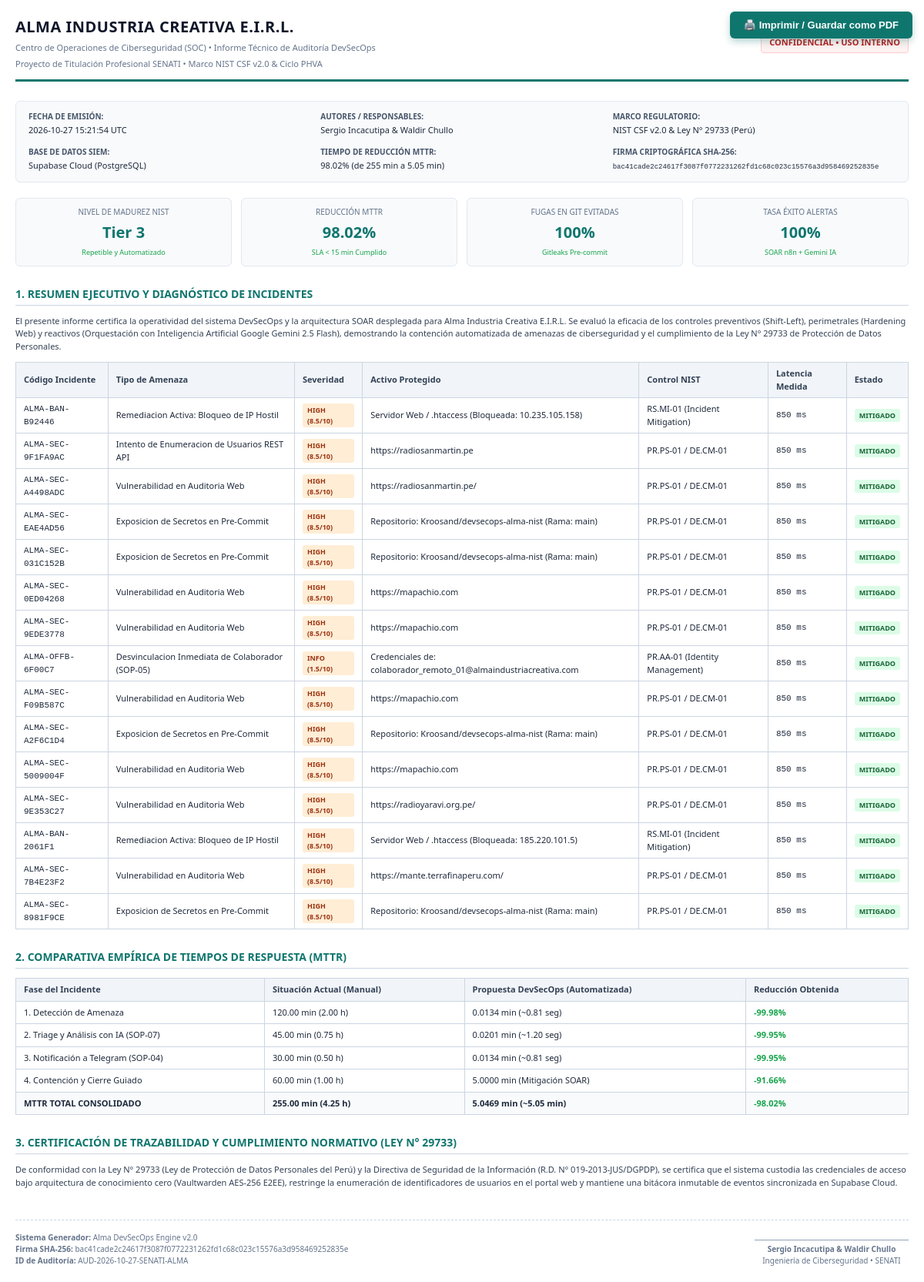
The page /reporte-ejecutivo on the database as committed earlier.
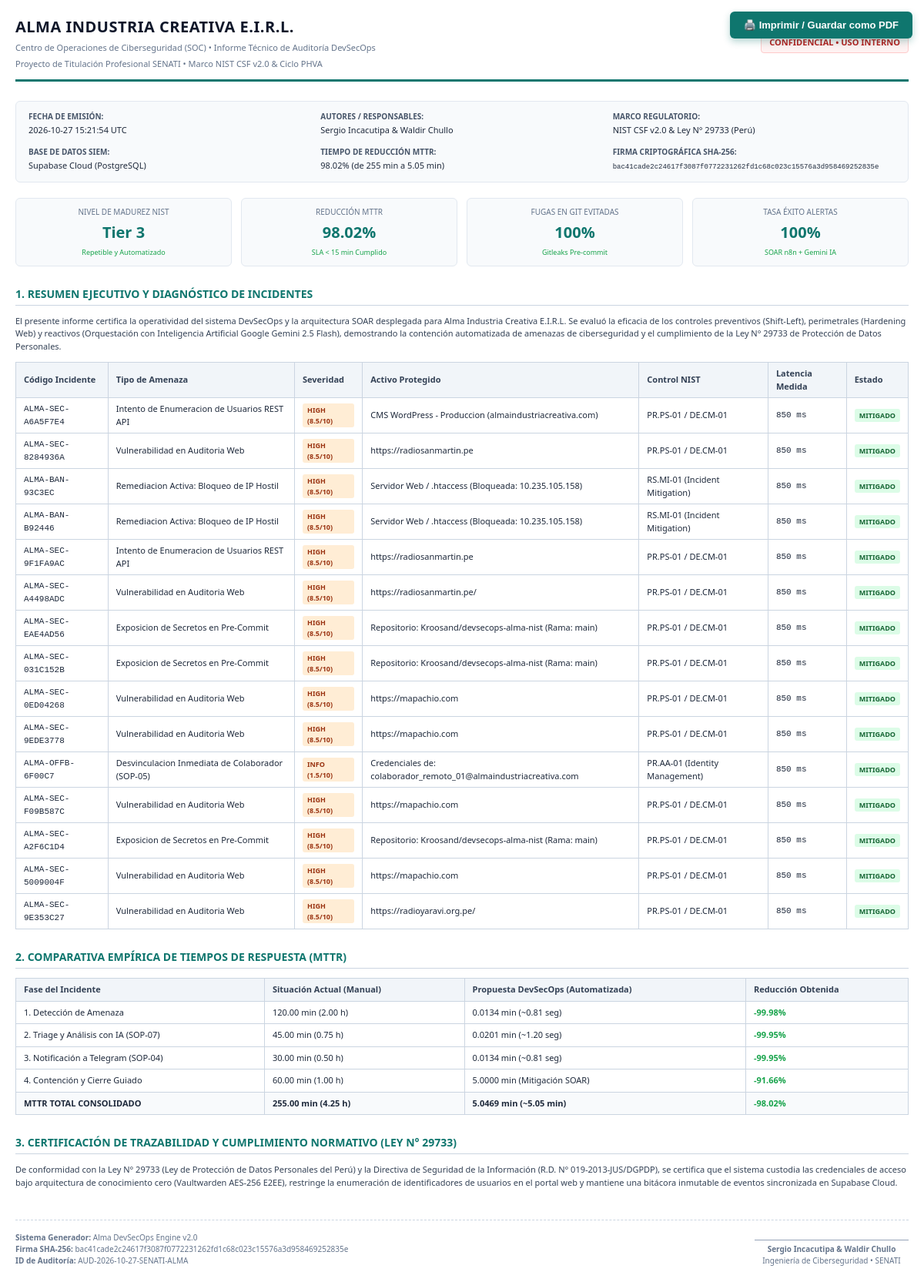
The same page on the database as committed later.
### tables this page shows
CREATE TABLE incidentes_seguridad (
    id_incidente INTEGER PRIMARY KEY AUTOINCREMENT,
    codigo_incidente VARCHAR(50) UNIQUE NOT NULL,   -- Ej: ALMA-SEC-A4CF71C9
    fecha_registro DATETIME NOT NULL,
    tipo_evento VARCHAR(100) NOT NULL,              -- Fuga de Secretos, Enumeración REST, etc.
    severidad VARCHAR(20) NOT NULL,                 -- CRITICAL, HIGH, MEDIUM, LOW, INFO
    risk_score DECIMAL(4,2) NOT NULL,               -- Escala CVSS 0.00 a 10.00
    origen_sensor VARCHAR(100) NOT NULL,            -- Gitleaks, Hardening .htaccess, WAF, etc.
    ip_origen VARCHAR(80),                          -- IP atacante o estación interna
    activo_afectado VARCHAR(150) NOT NULL,
    detalles_tecnicos TEXT,
    control_nist VARCHAR(80) NOT NULL,              -- Ej: PR.PS-01 / DE.CM-01
    procedimiento_sop VARCHAR(80) NOT NULL,         -- Ej: SOP-02 (Shift-Left)
    estado_incidente VARCHAR(30) DEFAULT 'MITIGADO',-- DETECTADO, EN_TRIAGE, MITIGADO, CERRADO
    mitigado_en DATETIME
);

### dashboard/app.py (the view, shortened to what this page needs)
@app.route("/reporte-ejecutivo")
def reporte_ejecutivo():
    now_str = datetime.now(timezone.utc).strftime("%Y-%m-%d %H:%M:%S UTC")
    incidents = []
    if os.path.exists(DB_PATH):
        try:
            conn = sqlite3.connect(DB_PATH)
            conn.row_factory = sqlite3.Row
            cursor = conn.cursor()
            cursor.execute("SELECT * FROM incidentes_seguridad ORDER BY fecha_registro DESC LIMIT 15")
            incidents = [dict(r) for r in cursor.fetchall()]
            conn.close()
        except Exception:
            pass
    content_str = f"ALMA-DEVSECOPS:{now_str}:{len(incidents)}"
    report_hash = hashlib.sha256(content_str.encode('utf-8')).hexdigest()
    return render_template(
        "reporte_ejecutivo.html",
        now_str=now_str,
        report_hash=report_hash,
        incidents=incidents
    )

### dashboard/templates/reporte_ejecutivo.html (shortened to what this page needs)
<!DOCTYPE html>
<html lang="es">
<head>
</head>
<body>
    <div class="no-print">
        <button class="btn-print" onclick="window.print()">🖨️ Imprimir / Guardar como PDF</button>
    </div>
    <div class="header">
        <div class="header-title">
            <h1>Alma Industria Creativa E.I.R.L.</h1>
            <p>Centro de Operaciones de Ciberseguridad (SOC) &bull; Informe Técnico de Auditoría DevSecOps</p>
            <p>Proyecto de Titulación Profesional SENATI &bull; Marco NIST CSF v2.0 & Ciclo PHVA</p>
        </div>
        <div class="badge-confidential">
            CONFIDENCIAL &bull; USO INTERNO
        </div>
    </div>
    <div class="metadata-box">
        <div>
            <strong>Fecha de Emisión:</strong>
            <span>{{ now_str }}</span>
        </div>
        <div>
            <strong>Autores / Responsables:</strong>
            <span>Sergio Incacutipa & Waldir Chullo</span>
        </div>
        <div>
            <strong>Marco Regulatorio:</strong>
            <span>NIST CSF v2.0 & Ley N° 29733 (Perú)</span>
        </div>
        <div>
            <strong>Base de Datos SIEM:</strong>
            <span>Supabase Cloud (PostgreSQL)</span>
        </div>
        <div>
            <strong>Tiempo de Reducción MTTR:</strong>
            <span>98.02% (de 255 min a 5.05 min)</span>
        </div>
        <div>
            <strong>Firma Criptográfica SHA-256:</strong>
            <span style="font-family: monospace; font-size: 9px;">{{ report_hash }}</span>
        </div>
    </div>
    <div class="kpi-grid">
        <div class="kpi-card">
            <div class="label">Nivel de Madurez NIST</div>
            <div class="value">Tier 3</div>
            <div style="font-size: 9px; color: #16a34a;">Repetible y Automatizado</div>
        </div>
        <div class="kpi-card">
            <div class="label">Reducción MTTR</div>
            <div class="value">98.02%</div>
            <div style="font-size: 9px; color: #16a34a;">SLA &lt; 15 min Cumplido</div>
        </div>
        <div class="kpi-card">
            <div class="label">Fugas en Git Evitadas</div>
            <div class="value">100%</div>
            <div style="font-size: 9px; color: #16a34a;">Gitleaks Pre-commit</div>
        </div>
        <div class="kpi-card">
            <div class="label">Tasa Éxito Alertas</div>
            <div class="value">100%</div>
            <div style="font-size: 9px; color: #16a34a;">SOAR n8n + Gemini IA</div>
        </div>
    </div>
    <h2>1. Resumen Ejecutivo y Diagnóstico de Incidentes</h2>
    <p style="font-size: 11px; color: #334155; margin-bottom: 12px;">
        El presente informe certifica la operatividad del sistema DevSecOps y la arquitectura SOAR desplegada para Alma Industria Creativa E.I.R.L.
        Se evaluó la eficacia de los controles preventivos (Shift-Left), perimetrales (Hardening Web) y reactivos (Orquestación con Inteligencia Artificial Google Gemini 2.5 Flash),
        demostrando la contención automatizada de amenazas de ciberseguridad y el cumplimiento de la Ley N° 29733 de Protección de Datos Personales.
    </p>
    <table>
        <thead>
            <tr>
                <th>Código Incidente</th>
                <th>Tipo de Amenaza</th>
                <th>Severidad</th>
                <th>Activo Protegido</th>
                <th>Control NIST</th>
                <th>Latencia Medida</th>
                <th>Estado</th>
            </tr>
        </thead>
        <tbody>
            {% for inc in incidents %}
            <tr>
                <td style="font-family: monospace;">{{ inc.incident_id or inc.codigo_incidente }}</td>
                <td>{{ inc.event_type or inc.tipo_evento }}</td>
                <td>
                    <span class="badge {% if 'CRITIC' in (inc.severity or inc.severidad) %}badge-critical{% else %}badge-high{% endif %}">
                        {{ inc.severity or inc.severidad }} ({{ inc.risk_score or inc.score }}/10)
                    </span>
                </td>
                <td>{{ inc.affected_asset or inc.activo_afectado }}</td>
                <td>{{ inc.control_nist or inc.nist_control }}</td>
                <td style="font-family: monospace;">{{ inc.latency_ms or 850 }} ms</td>
                <td><span class="badge badge-pass">MITIGADO</span></td>
            </tr>
            {% endfor %}
        </tbody>
    </table>
    <h2>2. Comparativa Empírica de Tiempos de Respuesta (MTTR)</h2>
    <table>
        <thead>
            <tr>
                <th>Fase del Incidente</th>
                <th>Situación Actual (Manual)</th>
                <th>Propuesta DevSecOps (Automatizada)</th>
                <th>Reducción Obtenida</th>
            </tr>
        </thead>
        <tbody>
            <tr>
                <td>1. Detección de Amenaza</td>
                <td>120.00 min (2.00 h)</td>
                <td>0.0134 min (~0.81 seg)</td>
                <td style="color: #16a34a; font-weight: bold;">-99.98%</td>
            </tr>
            <tr>
                <td>2. Triage y Análisis con IA (SOP-07)</td>
                <td>45.00 min (0.75 h)</td>
                <td>0.0201 min (~1.20 seg)</td>
                <td style="color: #16a34a; font-weight: bold;">-99.95%</td>
            </tr>
            <tr>
                <td>3. Notificación a Telegram (SOP-04)</td>
                <td>30.00 min (0.50 h)</td>
                <td>0.0134 min (~0.81 seg)</td>
                <td style="color: #16a34a; font-weight: bold;">-99.95%</td>
            </tr>
            <tr>
                <td>4. Contención y Cierre Guiado</td>
                <td>60.00 min (1.00 h)</td>
                <td>5.0000 min (Mitigación SOAR)</td>
                <td style="color: #16a34a; font-weight: bold;">-91.66%</td>
            </tr>
            <tr style="background: #f8fafc; font-weight: bold;">
                <td>MTTR TOTAL CONSOLIDADO</td>
                <td>255.00 min (4.25 h)</td>
                <td>5.0469 min (~5.05 min)</td>
                <td style="color: #16a34a; font-weight: bold;">-98.02%</td>
            </tr>
        </tbody>
    </table>
    <h2>3. Certificación de Trazabilidad y Cumplimiento Normativo (Ley N° 29733)</h2>
    <p style="font-size: 11px; color: #334155;">
        De conformidad con la Ley N° 29733 (Ley de Protección de Datos Personales del Perú) y la Directiva de Seguridad de la Información (R.D. N° 019-2013-JUS/DGPDP),
        se certifica que el sistema custodia las credenciales de acceso bajo arquitectura de conocimiento cero (Vaultwarden AES-256 E2EE),
        restringe la enumeración de identificadores de usuarios en el portal web y mantiene una bitácora inmutable de eventos sincronizada en Supabase Cloud.
    </p>
    <div class="footer-seal">
        <div>
            <div><strong>Sistema Generador:</strong> Alma DevSecOps Engine v2.0</div>
            <div><strong>Firma SHA-256:</strong> {{ report_hash }}</div>
            <div><strong>ID de Auditoría:</strong> AUD-{{ now_str[:10] }}-SENATI-ALMA</div>
        </div>
        <div class="signature-block">
            <strong>Sergio Incacutipa & Waldir Chullo</strong><br>
            Ingeniería de Ciberseguridad &bull; SENATI
        </div>
    </div>
</body>
</html>

### dashboard/templates/reporte_ejecutivo.html (style rules this page uses)
body { font-family: 'Segoe UI', Tahoma, Geneva, Verdana, sans-serif; color: #1e293b; line-height: 1.5; background: #fff; margin: 0; padding: 20px; }
.header { border-bottom: 3px solid #0f766e; padding-bottom: 12px; margin-bottom: 25px; display: flex; justify-content: space-between; align-items: center; }
.header-title h1 { font-size: 20px; color: #0f172a; margin: 0; text-transform: uppercase; letter-spacing: 0.5px; }
.header-title p { font-size: 11px; color: #64748b; margin: 4px 0 0 0; }
.badge-confidential { background: #fef2f2; color: #b91c1c; border: 1px solid #fecaca; padding: 4px 10px; border-radius: 4px; font-size: 11px; font-weight: bold; text-transform: uppercase; }
.metadata-box { background: #f8fafc; border: 1px solid #e2e8f0; border-radius: 6px; padding: 12px 16px; margin-bottom: 20px; display: grid; grid-template-columns: repeat(3, 1fr); gap: 12px; font-size: 11px; }
.metadata-box div strong { display: block; color: #475569; font-size: 10px; text-transform: uppercase; margin-bottom: 2px; }
h2 { font-size: 14px; color: #0f766e; border-bottom: 1px solid #cbd5e1; padding-bottom: 4px; margin-top: 25px; margin-bottom: 12px; text-transform: uppercase; }
table { width: 100%; border-collapse: collapse; font-size: 11px; margin-bottom: 18px; }
th, td { border: 1px solid #cbd5e1; padding: 6px 10px; text-align: left; }
th { background: #f1f5f9; color: #334155; font-weight: 600; }
.badge { display: inline-block; padding: 2px 6px; border-radius: 3px; font-size: 9px; font-weight: bold; }
.badge-high { background: #ffedd5; color: #9a3412; }
.badge-pass { background: #dcfce7; color: #166534; }
.kpi-grid { display: grid; grid-template-columns: repeat(4, 1fr); gap: 12px; margin-bottom: 20px; }
.kpi-card { border: 1px solid #e2e8f0; border-radius: 6px; padding: 10px; text-align: center; background: #f8fafc; }
.kpi-card .value { font-size: 20px; font-weight: bold; color: #0f766e; margin: 4px 0; }
.kpi-card .label { font-size: 10px; color: #64748b; text-transform: uppercase; }
.footer-seal { margin-top: 40px; border-top: 1px dashed #cbd5e1; padding-top: 15px; display: flex; justify-content: space-between; align-items: flex-end; font-size: 10px; color: #64748b; }
.signature-block { text-align: center; width: 200px; border-top: 1px solid #94a3b8; padding-top: 4px; }
.no-print { position: fixed; top: 15px; right: 15px; z-index: 1000; }
.btn-print { background: #0f766e; color: white; padding: 10px 18px; border: none; border-radius: 6px; font-weight: bold; font-size: 13px; cursor: pointer; box-shadow: 0 4px 10px rgba(15, 118, 110, 0.3); }

Rows that differ between the two databases and show on the page:
no longer on this page (row unchanged): incidentes_seguridad: codigo_incidente "ALMA-BAN-2061F1", tipo_evento "Remediacion Activa: Bloqueo de IP Hostil", severidad "HIGH", risk_score "8.5", activo_afectado "Servidor Web / .htaccess (Bloqueada: 185.220.101.5)", control_nist "RS.MI-01 (Incident Mitigation)", latency_ms "850"
no longer on this page (row unchanged): incidentes_seguridad: codigo_incidente "ALMA-SEC-7B4E23F2", tipo_evento "Vulnerabilidad en Auditoria Web", severidad "HIGH", risk_score "8.5", activo_afectado "https://mante.terrafinaperu.com/", control_nist "PR.PS-01 / DE.CM-01", latency_ms "850"
no longer on this page (row unchanged): incidentes_seguridad: codigo_incidente "ALMA-SEC-8981F9CE", tipo_evento "Exposicion de Secretos en Pre-Commit", severidad "HIGH", risk_score "8.5", activo_afectado "Repositorio: Kroosand/devsecops-alma-nist (Rama: main)", control_nist "PR.PS-01 / DE.CM-01", latency_ms "850"
added incidentes_seguridad: codigo_incidente "ALMA-SEC-A6A5F7E4", tipo_evento "Intento de Enumeracion de Usuarios REST API", severidad "HIGH", risk_score "8.5", activo_afectado "CMS WordPress - Produccion (almaindustriacreativa.com)", control_nist "PR.PS-01 / DE.CM-01", latency_ms "850"
added incidentes_seguridad: codigo_incidente "ALMA-SEC-8284936A", tipo_evento "Vulnerabilidad en Auditoria Web", severidad "HIGH", risk_score "8.5", activo_afectado "https://radiosanmartin.pe", control_nist "PR.PS-01 / DE.CM-01", latency_ms "850"
added incidentes_seguridad: codigo_incidente "ALMA-BAN-93C3EC", tipo_evento "Remediacion Activa: Bloqueo de IP Hostil", severidad "HIGH", risk_score "8.5", activo_afectado "Servidor Web / .htaccess (Bloqueada: 10.235.105.158)", control_nist "RS.MI-01 (Incident Mitigation)", latency_ms "850"
